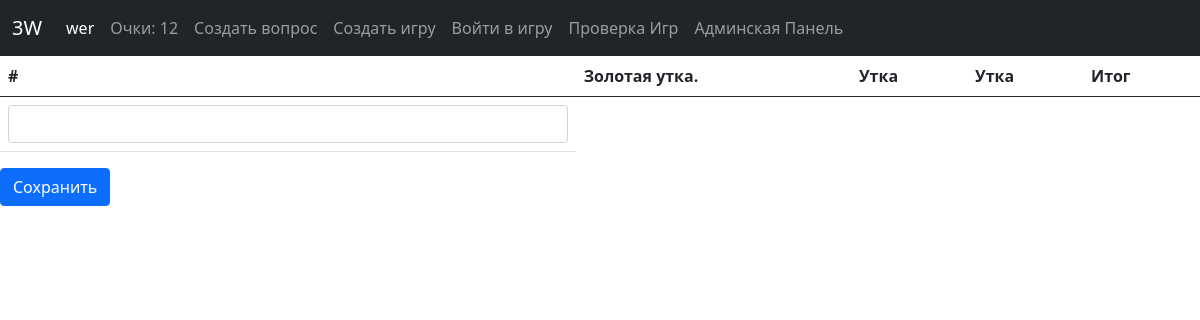
Screenshot of /check_my_game/12 (signed in) with the database file from the repository.
### data/users.py (models this page shows, shortened)
class User(SqlAlchemyBase, UserMixin):
    __tablename__ = 'users'
    id = sqlalchemy.Column(sqlalchemy.Integer, primary_key=True, autoincrement=True)
    name = sqlalchemy.Column(sqlalchemy.String, nullable=True)
    email = sqlalchemy.Column(sqlalchemy.String, index=True, unique=True, nullable=True)
    hashed_password = sqlalchemy.Column(sqlalchemy.String, nullable=True)
    modifed_date = sqlalchemy.Column(sqlalchemy.DateTime, default=datetime.datetime.now)
    plus_ruls = sqlalchemy.Column(sqlalchemy.Boolean, default=False)
    admin = sqlalchemy.Column(sqlalchemy.Boolean, default=False)
    points = sqlalchemy.Column(sqlalchemy.Integer, default=0)

### data/question.py (models this page shows, shortened)
class Question(SqlAlchemyBase):
    __tablename__ = 'questions'
    id = sqlalchemy.Column(sqlalchemy.Integer,
                           primary_key=True, autoincrement=True)
    autor = sqlalchemy.Column(sqlalchemy.Integer,
                                    sqlalchemy.ForeignKey("users.id"))
    question = sqlalchemy.Column(sqlalchemy.String, nullable=True)
    answer = sqlalchemy.Column(sqlalchemy.Integer, nullable=True)
    is_private = sqlalchemy.Column(sqlalchemy.Boolean, default=False)
    create_date = sqlalchemy.Column(sqlalchemy.DateTime, default=datetime.datetime.now)
    path_to_file = sqlalchemy.Column(sqlalchemy.String, nullable=True)
    user = orm.relation('User')

### main.py (the view, shortened to what this page needs)
@app.route('/check_my_game/<gameid>', methods=['GET', 'POST'])
def check_my_game(gameid):
    db_sess = db_session.create_session()
    cgame = db_sess.query(game.Game).filter(game.Game.id == int(gameid)).first()
    with open(f'game_logs/{cgame.key}.json', 'r') as cat_file:
        data = json.load(cat_file)
    arr_of_answ = data['data']
    arr_of_normal_answers = [
        db_sess.query(question.Question).filter(question.Question.id == id).first().answer
        for id in cgame.questions_id.split(';')
    ]
    product = namedtuple('Product', ['yes'])
    fdata = {
        'save': 'Widgets',
        'products': [
            product(data['points'][str(i)])
            for i in list(arr_of_answ.keys())
        ]
    }
    form = SaveForm(data=fdata)
    return render_template('check_my_game.html', arr_of_answ=arr_of_answ,
                                                 arr_of_normal_answers=arr_of_normal_answers,
                                                 users_id=arr_of_answ.keys(),
                                                 form=form)

### main.py
class SaveForm(FlaskForm):
    products = FieldList(FormField(Cheking_Form), min_entries=1, max_entries=9999)
    save = SubmitField('Сохранить')

class Cheking_Form(FlaskForm):
    yes = IntegerField('Счёт')

### data/db_session.py (called while the page is built)
def create_session() -> Session:
    global __factory
    return __factory()

### main.py (called while the page is built)
@login_manager.user_loader
def load_user(user_id):
    db_sess = db_session.create_session()
    return db_sess.query(users.User).get(user_id)

### templates/check_my_game.html (shortened to what this page needs)
<!doctype html>
<html lang="en">
  <head>
    <link href="https://cdn.jsdelivr.net/npm/bootstrap@5.0.0-beta3/dist/css/bootstrap.min.css" rel="stylesheet">
  </head>
  <body>
        <nav class="navbar navbar-expand-lg navbar-dark bg-dark">
                <div class="container-fluid">
                  <a class="navbar-brand" href="#">3W</a>
                  <div class="collapse navbar-collapse" id="navbarSupportedContent">
                    <ul class="navbar-nav me-auto mb-2 mb-lg-0">
                      {% if current_user.is_authenticated %}
                        <li class="nav-item">
                            <a class="nav-link active" aria-current="page" href="/loguot">{{ current_user.name }}</a>
                        </li>
                        <li class="nav-item">
                            <a class="nav-link" href="/points">Очки: {{ current_user.points }}</a>
                        </li>
                        <li class="nav-item">
                        <a class="nav-link" href="/create_question">Создать вопрос</a>
                        </li>
                        <li class="nav-item">
                            <a class="nav-link" href="/create_game">Создать игру</a>
                        </li>
                        <li class="nav-item">
                            <a class="nav-link" href="/choice_game">Войти в игру</a>
                        </li>
                            <li class="nav-item">
                                <a class="nav-link" href="/check_my_games">Проверка Игр</a>
                            </li>
                        {% if current_user.admin %}
                            <li class="nav-item">
                                <a class="nav-link" href="/admin">Админская Панель</a>
                            </li>
                        {% endif %}
                      {% endif %}
                    </ul>
                  </div>
                </div>
              </nav>
    {% block content %}
        <form action="" method="post">
            <table class="table">
              <thead>
                <tr>
                    <th scope="col">#</th>
                    {% for i in arr_of_normal_answers %}
                      <th scope="col">{{ i }}</th>
                    {% endfor %}
                    <th scope="row">Итог</th>
                </tr>
              </thead>
              <tbody>
                <tr>
                  {% for form in form.products %}
                    <th scope="row">{{ form.yes(class="form-control") }}</th>
                  {% endfor %}
                </tr>
              </tbody>
            </table>
            {{ form.save(type="submit", class="btn btn-primary") }}
        </form>
    {% endblock %}
  </body>
</html>

### rows the page displays
User: name "wer", points "12"
Question: answer "Золотая утка."
Question: answer "Утка"
Question: answer "Утка"
